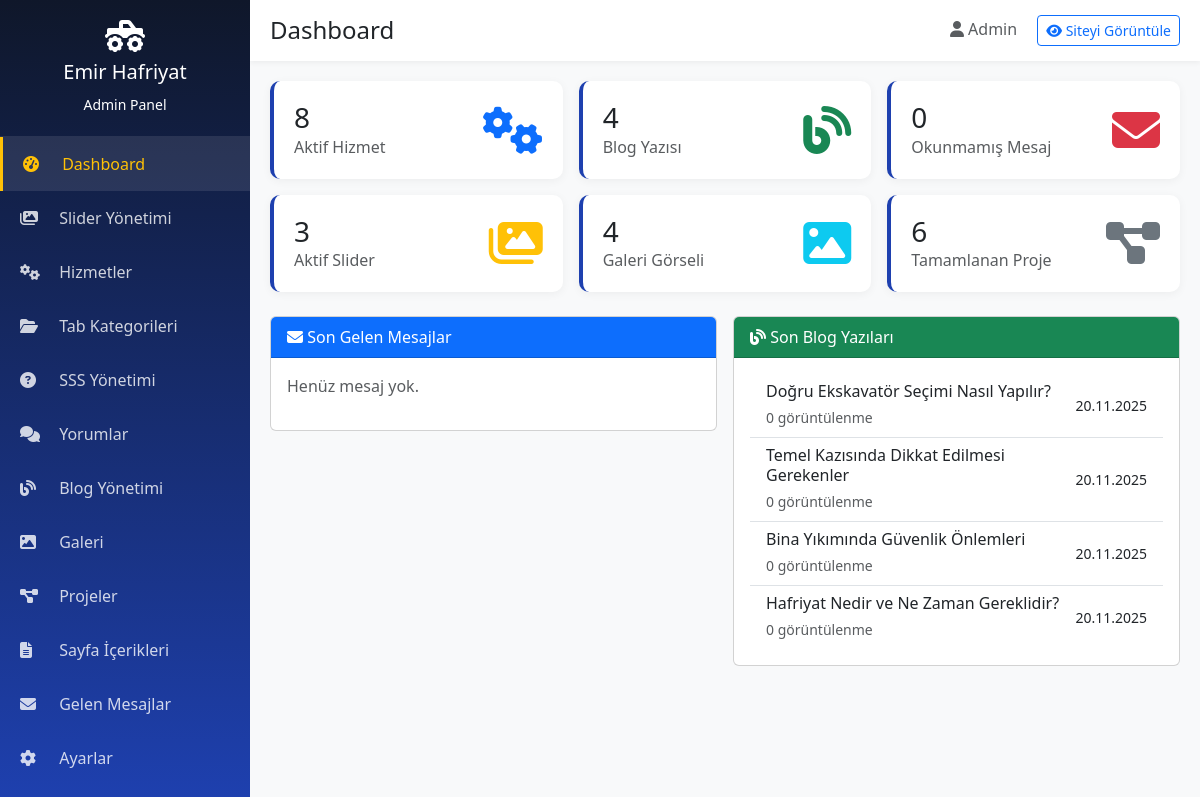
/admin/index.php (signed in), run on the app's committed database.
### tables this page shows
CREATE TABLE `blog` (
  `id` int(11) NOT NULL AUTO_INCREMENT,
  `title` varchar(200) NOT NULL,
  `slug` varchar(200) NOT NULL,
  `excerpt` text,
  `content` text NOT NULL,
  `featured_image` varchar(255) DEFAULT NULL,
  `category` varchar(100) DEFAULT NULL,
  `author` varchar(100) DEFAULT 'Admin',
  `views` int(11) DEFAULT 0,
  `status` tinyint(1) DEFAULT 1,
  `meta_title` varchar(200) DEFAULT NULL,
  `meta_description` text,
  `meta_keywords` text,
  `created_at` timestamp NOT NULL DEFAULT CURRENT_TIMESTAMP,
  `updated_at` timestamp NOT NULL DEFAULT CURRENT_TIMESTAMP ON UPDATE CURRENT_TIMESTAMP,
  PRIMARY KEY (`id`),
  UNIQUE KEY `slug` (`slug`)
);

### config.php (called while the page is built, shortened)
<?php
spl_autoload_register(function($class) {
    $file = BASE_PATH . '/includes/classes/' . $class . '.php';
});
require_once BASE_PATH . '/includes/functions.php';

### includes/classes/Database.php (called while the page is built, shortened)
<?php
class Database {
    private static $instance = null;
    private $conn;
    private function __construct() {
        try {
            $dsn = "mysql:host=" . DB_HOST . ";dbname=" . DB_NAME . ";charset=" . DB_CHARSET;
            $this->conn = new PDO($dsn, DB_USER, DB_PASS);
            $this->conn->setAttribute(PDO::ATTR_ERRMODE, PDO::ERRMODE_EXCEPTION);
            $this->conn->setAttribute(PDO::ATTR_DEFAULT_FETCH_MODE, PDO::FETCH_ASSOC);
            $this->conn->setAttribute(PDO::ATTR_EMULATE_PREPARES, false);
        } catch(PDOException $e) {
            die("Veritabanı bağlantısı başarısız: " . $e->getMessage());
        }
    }
    public static function getInstance() {
        if (self::$instance === null) {
            self::$instance = new self();
        }
        return self::$instance;
    }
    public function query($sql, $params = []) {
        try {
            $stmt = $this->conn->prepare($sql);
            $stmt->execute($params);
            return $stmt;
        } catch(PDOException $e) {
            error_log("Query Error: " . $e->getMessage());
            return false;
        }
    }
    public function fetchAll($sql, $params = []) {
        $stmt = $this->query($sql, $params);
        return $stmt ? $stmt->fetchAll() : [];
    }
    public function fetchOne($sql, $params = []) {
        $stmt = $this->query($sql, $params);
        return $stmt ? $stmt->fetch() : null;
    }
}

### includes/functions.php (called while the page is built, shortened)
<?php
function clean($data) {
    return htmlspecialchars(strip_tags(trim($data)), ENT_QUOTES, 'UTF-8');
}
function formatDate($date, $format = 'd.m.Y') {
    return date($format, strtotime($date));
}

### admin/index.php (the view, shortened to what this page needs)
<?php
include 'includes/header.php';
$stats = [
    'services' => $db->fetchOne("SELECT COUNT(*) as count FROM services WHERE status = 1")['count'],
    'blog' => $db->fetchOne("SELECT COUNT(*) as count FROM blog WHERE status = 1")['count'],
    'gallery' => $db->fetchOne("SELECT COUNT(*) as count FROM gallery WHERE status = 1")['count'],
    'projects' => $db->fetchOne("SELECT COUNT(*) as count FROM projects WHERE status = 1")['count'],
    'messages' => $db->fetchOne("SELECT COUNT(*) as count FROM contact_messages WHERE is_read = 0")['count'],
    'sliders' => $db->fetchOne("SELECT COUNT(*) as count FROM sliders WHERE status = 1")['count'],
];
$recentMessages = $db->fetchAll("SELECT * FROM contact_messages ORDER BY created_at DESC LIMIT 5");
$recentBlogs = $db->fetchAll("SELECT * FROM blog ORDER BY created_at DESC LIMIT 5");
?>
<div class="row g-3 mb-4">
    <div class="col-md-4">
        <div class="stat-card">
            <div class="d-flex justify-content-between align-items-center">
                <div>
                    <h3 class="mb-0"><?= $stats['services'] ?></h3>
                    <p class="text-muted mb-0">Aktif Hizmet</p>
                </div>
                <div class="text-primary">
                    <i class="fas fa-cogs fa-3x"></i>
                </div>
            </div>
        </div>
    </div>
    <div class="col-md-4">
        <div class="stat-card">
            <div class="d-flex justify-content-between align-items-center">
                <div>
                    <h3 class="mb-0"><?= $stats['blog'] ?></h3>
                    <p class="text-muted mb-0">Blog Yazısı</p>
                </div>
                <div class="text-success">
                    <i class="fas fa-blog fa-3x"></i>
                </div>
            </div>
        </div>
    </div>
    <div class="col-md-4">
        <div class="stat-card">
            <div class="d-flex justify-content-between align-items-center">
                <div>
                    <h3 class="mb-0"><?= $stats['messages'] ?></h3>
                    <p class="text-muted mb-0">Okunmamış Mesaj</p>
                </div>
                <div class="text-danger">
                    <i class="fas fa-envelope fa-3x"></i>
                </div>
            </div>
        </div>
    </div>
    <div class="col-md-4">
        <div class="stat-card">
            <div class="d-flex justify-content-between align-items-center">
                <div>
                    <h3 class="mb-0"><?= $stats['sliders'] ?></h3>
                    <p class="text-muted mb-0">Aktif Slider</p>
                </div>
                <div class="text-warning">
                    <i class="fas fa-images fa-3x"></i>
                </div>
            </div>
        </div>
    </div>
    <div class="col-md-4">
        <div class="stat-card">
            <div class="d-flex justify-content-between align-items-center">
                <div>
                    <h3 class="mb-0"><?= $stats['gallery'] ?></h3>
                    <p class="text-muted mb-0">Galeri Görseli</p>
                </div>
                <div class="text-info">
                    <i class="fas fa-image fa-3x"></i>
                </div>
            </div>
        </div>
    </div>
    <div class="col-md-4">
        <div class="stat-card">
            <div class="d-flex justify-content-between align-items-center">
                <div>
                    <h3 class="mb-0"><?= $stats['projects'] ?></h3>
                    <p class="text-muted mb-0">Tamamlanan Proje</p>
                </div>
                <div class="text-secondary">
                    <i class="fas fa-project-diagram fa-3x"></i>
                </div>
            </div>
        </div>
    </div>
</div>
<div class="row g-3">
    <div class="col-md-6">
        <div class="card">
            <div class="card-header bg-primary text-white">
                <i class="fas fa-envelope"></i> Son Gelen Mesajlar
            </div>
            <div class="card-body">
                <?php if (empty($recentMessages)): ?>
                    <p class="text-muted">Henüz mesaj yok.</p>
                <?php endif; ?>
            </div>
        </div>
    </div>
    <div class="col-md-6">
        <div class="card">
            <div class="card-header bg-success text-white">
                <i class="fas fa-blog"></i> Son Blog Yazıları
            </div>
            <div class="card-body">
                <?php if (empty($recentBlogs)): ?>
                    <p class="text-muted">Henüz blog yazısı yok.</p>
                <?php else: ?>
                    <div class="list-group list-group-flush">
                        <?php foreach ($recentBlogs as $blog): ?>
                            <a href="blog_edit.php?id=<?= $blog['id'] ?>" class="list-group-item list-group-item-action">
                                <div class="d-flex justify-content-between align-items-center">
                                    <div>
                                        <h6 class="mb-1"><?= clean($blog['title']) ?></h6>
                                        <small class="text-muted">
                                            <?= $blog['views'] ?> görüntülenme
                                        </small>
                                    </div>
                                    <small><?= formatDate($blog['created_at'], 'd.m.Y') ?></small>
                                </div>
                            </a>
                        <?php endforeach; ?>
                    </div>
                <?php endif; ?>
            </div>
        </div>
    </div>
</div>
<?php include 'includes/footer.php'; ?>

### admin/includes/header.php (style rules this page uses)
:root { --sidebar-width: 250px; --primary-yellow: #FFC107; --primary-blue: #1E40AF; --dark-blue: #0F172A; }
body { background: #f8f9fa; }
.stat-card { background: white; border-radius: 10px; padding: 20px; box-shadow: 0 2px 10px rgba(0,0,0,0.05); border-left: 4px solid var(--primary-blue); }

### data on the page
blog: id "4", views "0", title "Hafriyat Nedir ve Ne Zaman Gereklidir?", created_at "20.11.2025"
blog: title "Doğru Ekskavatör Seçimi Nasıl Yapılır?", views "0", created_at "20.11.2025"
blog: title "Temel Kazısında Dikkat Edilmesi Gerekenler", views "0", created_at "20.11.2025"
blog: title "Bina Yıkımında Güvenlik Önlemleri", views "0", created_at "20.11.2025"

### other printed values
$pageTitle "Dashboard"
$_SESSION['admin_name'] "Admin"
$stats['services'] "8"
$stats['sliders'] "3"
$stats['projects'] "6"
